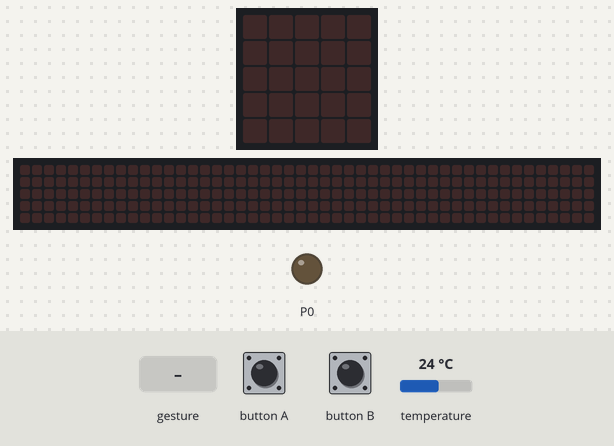
The program below on a simulated BBC micro:bit (MakeCode). Shown: the board's 5×5 LED display, a strip that is not on the board, showing the scrolling text unrolled, output pins drawn as LEDs (lit = HIGH). The inputs (shaded band) are chosen by the test bench; at power-on: temperature 24 °C. The 48×5 strip is a reading aid, not a part: it shows the text the display is scrolling, unrolled, one strip-width of it at a time.

Above: at 1.2 s.
1.3 s: button A pressed for 0.15 s
At 4.01 s:
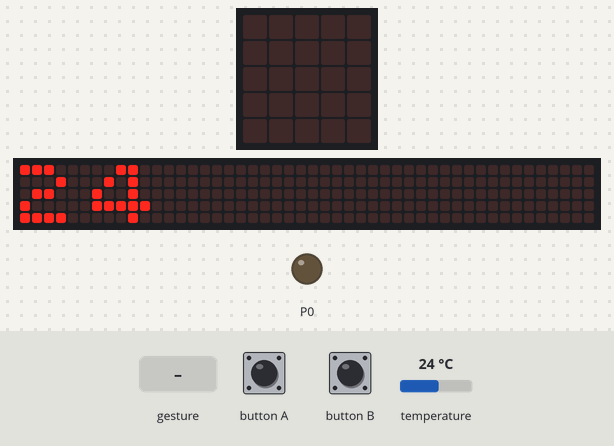
4.3 s: button B pressed for 0.15 s
At 6.2 s:
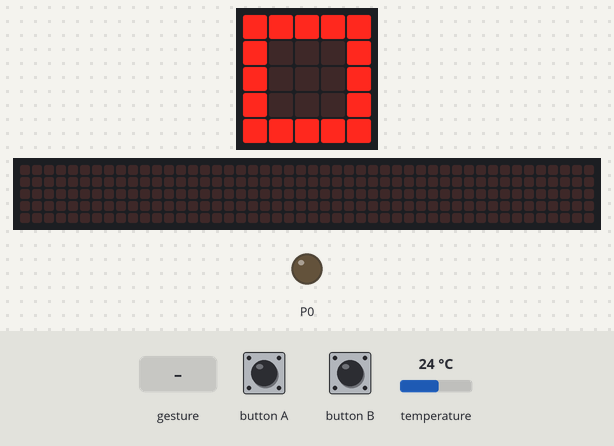
7.4 s: button A pressed for 0.15 s
At 7.62 s:
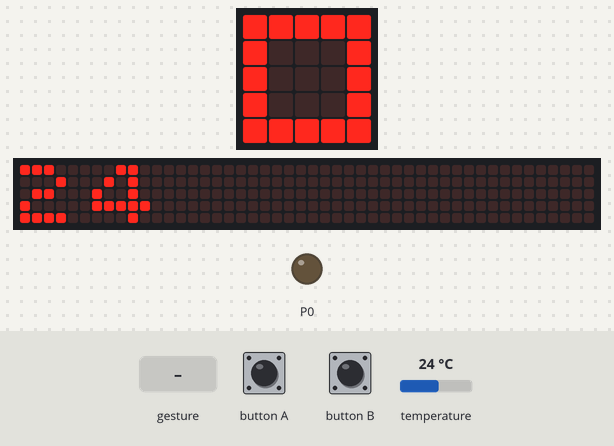
10.4 s: sound turns loud
At 12.0 s:
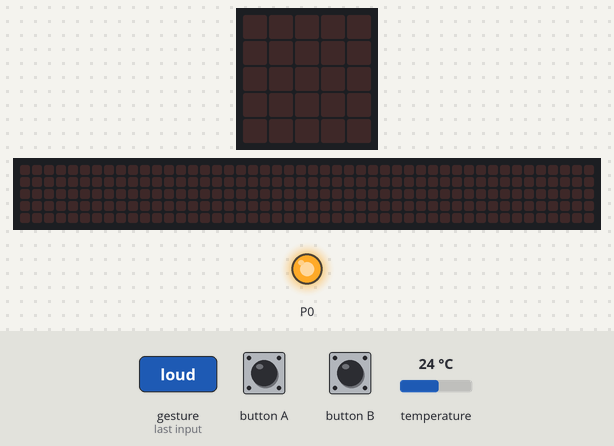
12.5 s: button A pressed for 0.15 s
At 12.72 s:
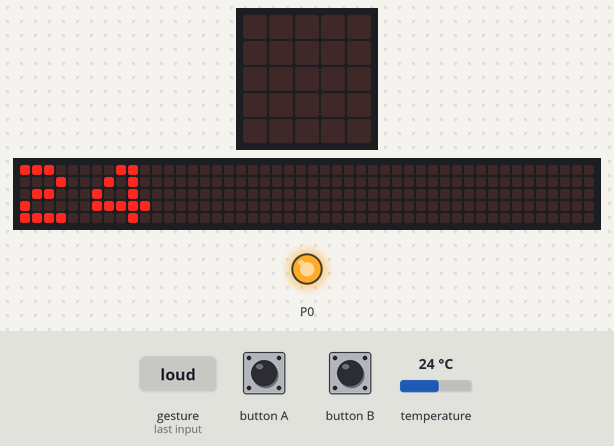
15.5 s: button B pressed for 0.15 s
At 17.4 s:
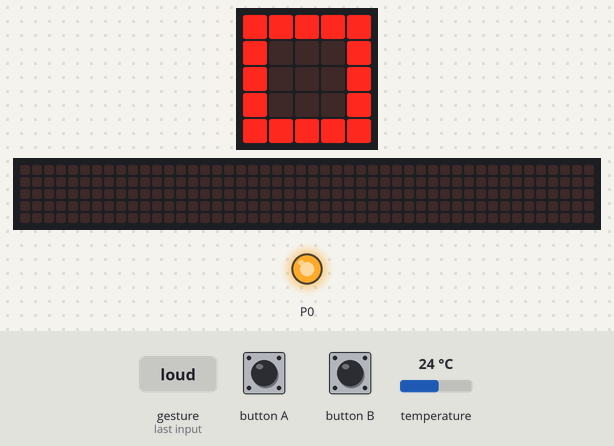
Timing chart, 0 to 18.9 s (numbered marks = the images above; inputs shaded):
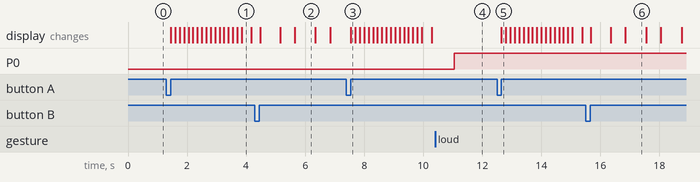

The program:

main.ts
```typescript
let luz = 0
input.onButtonPressed(Button.A, function () {
    basic.showNumber(input.temperature())
})
input.onSound(DetectedSound.Loud, function () {
    if (luz == 0) {
        luz = 1
        basic.showLeds(`
            . . . . .
            . . . . .
            . . . . .
            . . . . .
            . . . . .
            `)
        pins.digitalWritePin(DigitalPin.P0, 1)
    } else {
        luz = 0
        basic.showLeds(`
            . . . . .
            . . . . .
            . . . . .
            . . . . .
            . . . . .
            `)
        pins.digitalWritePin(DigitalPin.P0, 0)
    }
})
input.onButtonPressed(Button.B, function () {
    for (let index = 0; index < 3; index++) {
        basic.showIcon(IconNames.Square)
        basic.pause(100)
        basic.showLeds(`
            . . . . .
            . . . . .
            . . . . .
            . . . . .
            . . . . .
            `)
        basic.pause(100)
    }
})
basic.forever(function () {

})
```

test.ts
```typescript
// aquí va el archivo "tests"; esto no se compilará cuando este paquete se utilice como una extensión.
```

Measured:
- after the input at 1.3 s, the display: changes after 0.15 s (image 1)
- after the input at 4.3 s, the display: changes after 0.18 s (image 2)
- after the input at 7.4 s, the display: changes after 0.15 s (image 3)
- after the input at 10.4 s, P0: LOW → HIGH after 0.65 s
- after the input at 12.5 s, the display: changes after 0.15 s (image 5)
- after the input at 15.5 s, the display: changes after 0.18 s (image 6)
- what the display in image 2 shows lasts 0.7 s, from 5.7 s to 6.4 s
